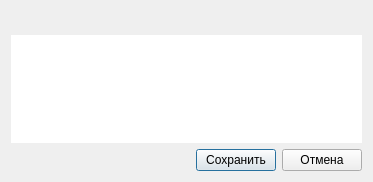
<?xml version="1.0" encoding="UTF-8"?>
<ui version="4.0">
 <class>Dialog</class>
 <widget class="QDialog" name="Dialog">
  <property name="geometry">
   <rect>
    <x>0</x>
    <y>0</y>
    <width>373</width>
    <height>182</height>
   </rect>
  </property>
  <property name="layoutDirection">
   <enum>Qt::LeftToRight</enum>
  </property>
  <layout class="QVBoxLayout" name="verticalLayout">
   <item>
    <widget class="QLabel" name="label_name">
     <property name="font">
      <font>
       <pointsize>12</pointsize>
       <weight>75</weight>
       <bold>true</bold>
      </font>
     </property>
     <property name="text">
      <string/>
     </property>
     <property name="alignment">
      <set>Qt::AlignCenter</set>
     </property>
    </widget>
   </item>
   <item>
    <widget class="QTableWidget" name="tw_item">
     <property name="styleSheet">
      <string notr="true">QTableWidget
{ 
background-color: white; 
border: 0px solid #3873d9;
}</string>
     </property>
     <property name="showGrid">
      <bool>false</bool>
     </property>
    </widget>
   </item>
   <item>
    <spacer name="verticalSpacer">
     <property name="orientation">
      <enum>Qt::Vertical</enum>
     </property>
     <property name="sizeHint" stdset="0">
      <size>
       <width>20</width>
       <height>40</height>
      </size>
     </property>
    </spacer>
   </item>
   <item>
    <layout class="QGridLayout" name="gridLayout">
     <item row="0" column="0">
      <spacer name="horizontalSpacer">
       <property name="orientation">
        <enum>Qt::Horizontal</enum>
       </property>
       <property name="sizeHint" stdset="0">
        <size>
         <width>40</width>
         <height>20</height>
        </size>
       </property>
      </spacer>
     </item>
     <item row="0" column="1">
      <widget class="QPushButton" name="btn_save">
       <property name="text">
        <string>Сохранить</string>
       </property>
      </widget>
     </item>
     <item row="0" column="2">
      <widget class="QPushButton" name="btn_cancel">
       <property name="text">
        <string>Отмена</string>
       </property>
      </widget>
     </item>
    </layout>
   </item>
  </layout>
 </widget>
 <resources/>
 <connections/>
</ui>
